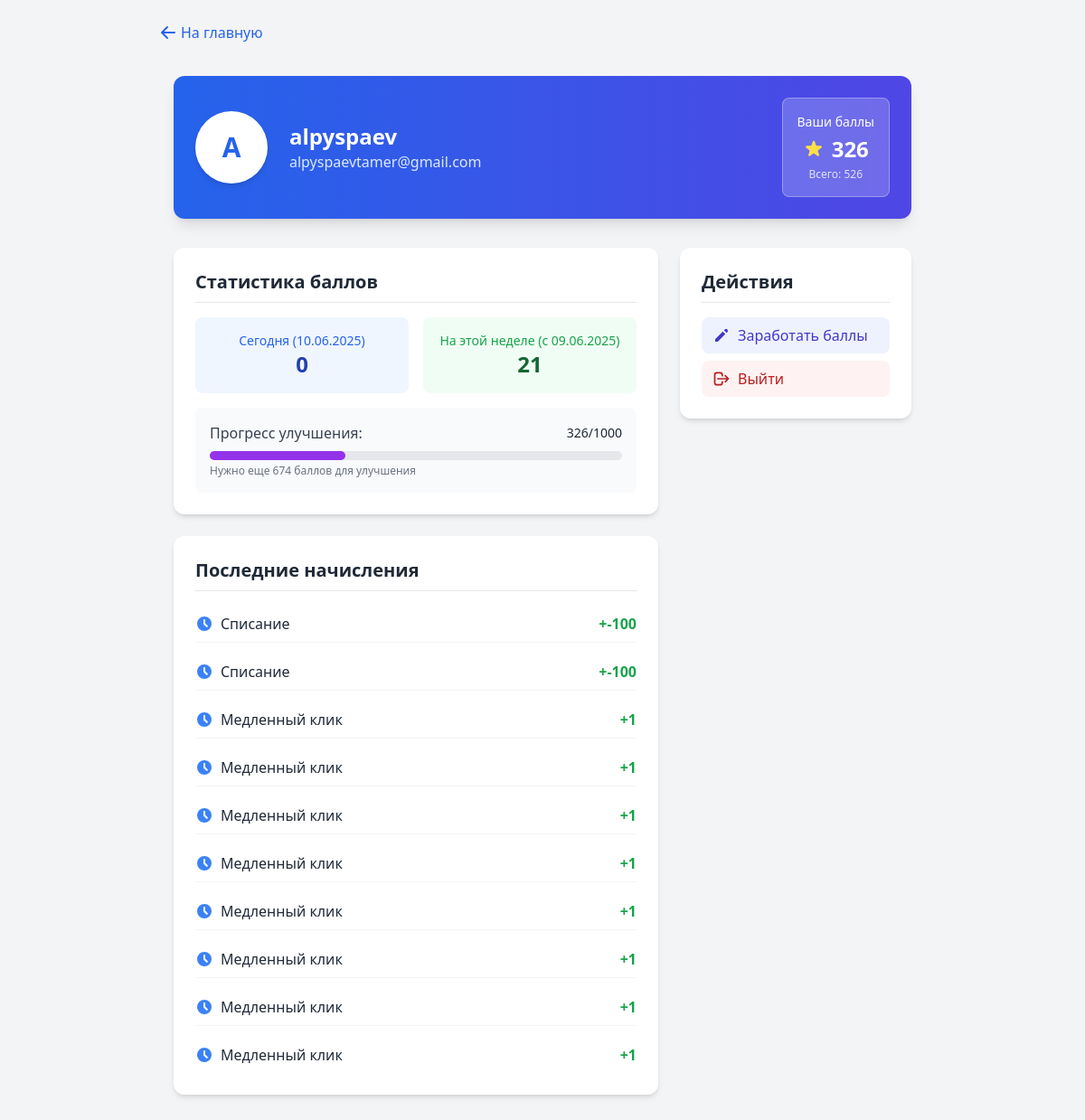
The page /profile/ (signed in) on the database as committed earlier.
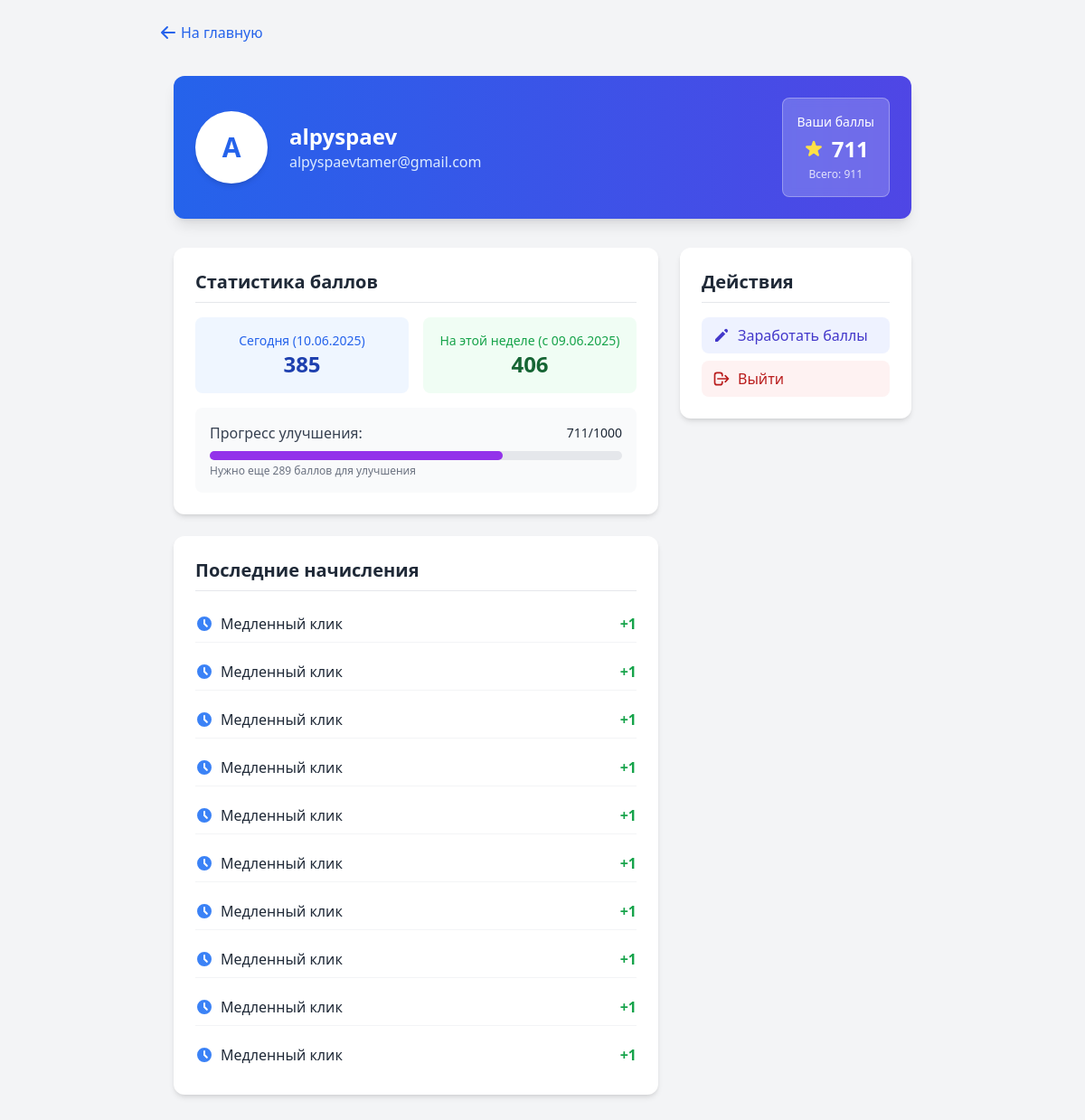
The same page on the database as committed later.
### core/models.py (models this page shows, shortened)
class UserPoints(models.Model):
    SLOW_CLICK_COOLDOWN = timedelta(minutes=15)
    MESSAGE_COST = 100
    UPGRADE_COST = 1000
    DAILY_FAST_CLICKS_LIMIT = 100
    FAST_CLICK_MIN = 5
    FAST_CLICK_MAX = 10
    FAST_CLICK_UPGRADED_MIN = 10
    FAST_CLICK_UPGRADED_MAX = 20
    user = models.OneToOneField(User, on_delete=models.CASCADE, related_name='points_profile')
    points = models.PositiveIntegerField(default=0, validators=[MinValueValidator(0)])
    total_points = models.PositiveIntegerField(default=0)
    is_upgraded = models.BooleanField(default=False)
    last_slow_click = models.DateTimeField(null=True, blank=True)
    last_activity = models.DateTimeField(auto_now=True)
    fast_clicks_today = models.PositiveIntegerField(default=0)
    first_click_today = models.DateTimeField(null=True, blank=True)  # Новое поле для времени первого клика
    objects = UserPointsManager()
    class Meta:
        indexes = [
            models.Index(fields=['user']),
            models.Index(fields=['last_activity']),
        ]
    def get_daily_points(self, date=None):
        date = date or timezone.now().date()
        return self.history.filter(
            created_at__date=date,
            type__in=['slow_click', 'fast_click', 'bonus']
        ).aggregate(total=Sum('amount'))['total'] or 0
    def get_weekly_points(self):
        week_ago = timezone.now() - timedelta(days=7)
        return self.history.filter(
            created_at__gte=week_ago,
            type__in=['slow_click', 'fast_click', 'bonus']
        ).aggregate(total=Sum('amount'))['total'] or 0

class PointHistory(models.Model):
    TYPE_CHOICES = [
        ('slow_click', 'Медленный клик'),
        ('fast_click', 'Быстрый клик'),
        ('spend', 'Списание'),
        ('chat', 'Чат'),
        ('upgrade', 'Улучшение'),
        ('bonus', 'Бонус'),
        ('other', 'Другое'),
    ]
    user_points = models.ForeignKey(UserPoints, on_delete=models.CASCADE, related_name='history')
    amount = models.IntegerField()
    type = models.CharField(max_length=20, choices=TYPE_CHOICES)
    created_at = models.DateTimeField(auto_now_add=True)
    reason = models.CharField(max_length=255, blank=True, default="")
    class Meta:
        ordering = ['-created_at']
        indexes = [
            models.Index(fields=['-created_at']),
            models.Index(fields=['user_points']),
        ]

### core/views.py (the view)
# urls.py: path('profile/', profile_view, name='profile'),
@login_required
def profile_view(request):
    try:
        user_points = UserPoints.objects.get(user=request.user)
        today = timezone.now().date()
        start_of_week = today - timedelta(days=today.weekday())
        context = {
            'user_points': user_points,
            'daily_points': user_points.get_daily_points(),
            'weekly_points': user_points.get_weekly_points(),
            'remaining_points': max(0, 1000 - user_points.points),
            'point_history': user_points.history.all().order_by('-created_at')[:10],
            'start_of_week': start_of_week.strftime('%d.%m.%Y'),
            'today': today.strftime('%d.%m.%Y')
        }
        return render(request, 'user/profile.html', context)
    except ObjectDoesNotExist:
        user_points = UserPoints.objects.create(user=request.user)
        return redirect('profile')

### core/templates/user/profile.html (shortened to what the changed rows need)
{% extends 'base.html' %}
{% load tz %}
{% load static %}
{% block content %}
{% timezone "Europe/Moscow" %}
<div class="max-w-4xl mx-auto px-4 py-8">
    <div class="bg-gradient-to-r from-blue-600 to-indigo-600 rounded-xl p-6 shadow-lg mb-8">
        <div class="flex items-center justify-between">
            <div class="flex items-center">
                <div>
                    <h1 class="text-2xl font-bold text-white">
                        {{ request.user.get_full_name|default:request.user.username }}
                    </h1>
                </div>
            </div>
            <div class="bg-white/20 backdrop-blur-sm rounded-lg p-4 text-center border border-white/30">
                <div class="text-white text-sm mb-1">Ваши баллы</div>
                <div class="flex items-center justify-center space-x-2">
                    <span class="text-2xl font-bold text-white">{{ user_points.points }}</span>
                </div>
                <div class="text-white/80 text-xs mt-1">Всего: {{ user_points.total_points }}</div>
            </div>
        </div>
    </div>
    <div class="grid grid-cols-1 md:grid-cols-3 gap-6">
        <div class="md:col-span-2 space-y-6">
            <div class="bg-white rounded-xl shadow-md p-6">
                <h2 class="text-xl font-semibold mb-4 text-gray-800 border-b pb-2">Статистика баллов</h2>
                <div class="space-y-4">
                    <div class="grid grid-cols-2 gap-4">
                        <div class="bg-blue-50 rounded-lg p-4 text-center">
                            <div class="text-blue-600 text-sm">Сегодня ({{ today }})</div>
                            <div class="text-2xl font-bold text-blue-800">{{ daily_points }}</div>
                        </div>
                        <div class="bg-green-50 rounded-lg p-4 text-center">
                            <div class="text-green-600 text-sm">На этой неделе (с {{ start_of_week }})</div>
                            <div class="text-2xl font-bold text-green-800">{{ weekly_points }}</div>
                        </div>
                    </div>
                    <div class="bg-gray-50 rounded-lg p-4">
                        <div class="flex justify-between items-center mb-2">
                            <span class="text-gray-700">Прогресс улучшения:</span>
                            <span class="text-sm font-medium">
                                {{ user_points.points }}/1000
                            </span>
                        </div>
                        <div class="w-full bg-gray-200 rounded-full h-2.5">
                            <div class="bg-purple-600 h-2.5 rounded-full"
                                 style="width: {% widthratio user_points.points 1000 100 %}%"></div>
                        </div>
                        <div class="text-xs text-gray-500 mt-1">
                            {% if user_points.is_upgraded %}
                                <span class="text-green-600">Улучшение уже куплено!</span>
                            {% else %}
                                Нужно еще {{ remaining_points }} баллов для улучшения
                            {% endif %}
                        </div>
                    </div>
                </div>
            </div>
            <div class="bg-white rounded-xl shadow-md p-6">
                <h2 class="text-xl font-semibold mb-4 text-gray-800 border-b pb-2">Последние начисления</h2>
                <div class="space-y-3">
                    {% for entry in point_history %}
                    <div class="flex justify-between items-center py-2 border-b border-gray-100 last:border-0">
                        <div class="flex items-center">
                            {% if entry.type == 'fast' %}
                            <svg xmlns="http://www.w3.org/2000/svg" class="h-5 w-5 text-yellow-500 mr-2" viewBox="0 0 20 20" fill="currentColor">
                                <path fill-rule="evenodd" d="M11.3 1.046A1 1 0 0112 2v5h4a1 1 0 01.82 1.573l-7 10A1 1 0 018 18v-5H4a1 1 0 01-.82-1.573l7-10a1 1 0 011.12-.38z" clip-rule="evenodd" />
                            </svg>
                            {% else %}
                            <svg xmlns="http://www.w3.org/2000/svg" class="h-5 w-5 text-blue-500 mr-2" viewBox="0 0 20 20" fill="currentColor">
                                <path fill-rule="evenodd" d="M10 18a8 8 0 100-16 8 8 0 000 16zm1-12a1 1 0 10-2 0v4a1 1 0 00.293.707l2.828 2.829a1 1 0 101.415-1.415L11 9.586V6z" clip-rule="evenodd" />
                            </svg>
                            {% endif %}
                            <div>
                                <div class="font-medium">{{ entry.get_type_display }}</div>
                            </div>
                        </div>
                        <div class="text-right">
                            <span class="font-bold text-green-600">+{{ entry.amount }}</span>
                        </div>
                    </div>
                    {% empty %}
                    <div class="text-center text-gray-500 py-4">Нет данных о начислениях</div>
                    {% endfor %}
                </div>
            </div>
        </div>
        <div class="space-y-6">
            <div class="bg-white rounded-xl shadow-md p-6">
                <h2 class="text-xl font-semibold mb-4 text-gray-800 border-b pb-2">Действия</h2>
            </div>
        </div>
    </div>
</div>
{% endtimezone %}
{% endblock %}

Rows that differ between the two databases and show on the page:
no longer on this page (row unchanged): PointHistory: type "Списание", amount "-100"
no longer on this page (row unchanged): PointHistory: type "Списание", amount "-100"
changed UserPoints: points "326" → "711"; total_points "526" → "911"
added PointHistory: type "Медленный клик", amount "1"
added PointHistory: type "Медленный клик", amount "1"
Other text that changed with them:
{{ daily_points }}: "0" → "385"
{{ weekly_points }}: "21" → "406"
{{ remaining_points }}: "674" → "289"
